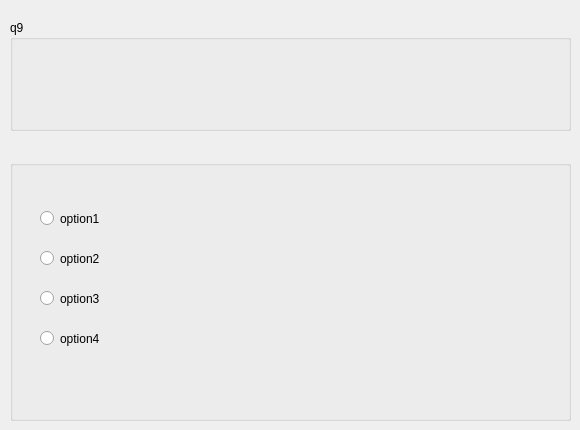
    <widget class="QWidget" name="page_9">
     <widget class="QGroupBox" name="groupBox_16">
      <property name="geometry">
       <rect>
        <x>10</x>
        <y>160</y>
        <width>561</width>
        <height>261</height>
       </rect>
      </property>
      <property name="title">
       <string/>
      </property>
      <widget class="QRadioButton" name="option1_8">
       <property name="geometry">
        <rect>
         <x>30</x>
         <y>50</y>
         <width>82</width>
         <height>17</height>
        </rect>
       </property>
       <property name="text">
        <string>option1</string>
       </property>
      </widget>
      <widget class="QRadioButton" name="option2_8">
       <property name="geometry">
        <rect>
         <x>30</x>
         <y>90</y>
         <width>82</width>
         <height>17</height>
        </rect>
       </property>
       <property name="text">
        <string>option2</string>
       </property>
      </widget>
      <widget class="QRadioButton" name="option3_8">
       <property name="geometry">
        <rect>
         <x>30</x>
         <y>130</y>
         <width>82</width>
         <height>17</height>
        </rect>
       </property>
       <property name="text">
        <string>option3</string>
       </property>
      </widget>
      <widget class="QRadioButton" name="option4_8">
       <property name="geometry">
        <rect>
         <x>30</x>
         <y>170</y>
         <width>82</width>
         <height>17</height>
        </rect>
       </property>
       <property name="text">
        <string>option4</string>
       </property>
      </widget>
      <widget class="QLabel" name="answer1_8">
       <property name="geometry">
        <rect>
         <x>40</x>
         <y>70</y>
         <width>47</width>
         <height>13</height>
        </rect>
       </property>
       <property name="text">
        <string/>
       </property>
      </widget>
      <widget class="QLabel" name="answer2_8">
       <property name="geometry">
        <rect>
         <x>40</x>
         <y>190</y>
         <width>47</width>
         <height>13</height>
        </rect>
       </property>
       <property name="text">
        <string/>
       </property>
      </widget>
      <widget class="QLabel" name="answer3_8">
       <property name="geometry">
        <rect>
         <x>40</x>
         <y>150</y>
         <width>47</width>
         <height>13</height>
        </rect>
       </property>
       <property name="text">
        <string/>
       </property>
      </widget>
      <widget class="QLabel" name="answer4_8">
       <property name="geometry">
        <rect>
         <x>40</x>
         <y>110</y>
         <width>47</width>
         <height>13</height>
        </rect>
       </property>
       <property name="text">
        <string/>
       </property>
      </widget>
     </widget>
     <widget class="QGroupBox" name="groupBox_41">
      <property name="geometry">
       <rect>
        <x>10</x>
        <y>20</y>
        <width>561</width>
        <height>111</height>
       </rect>
      </property>
      <property name="title">
       <string>q9</string>
      </property>
      <widget class="QLabel" name="questionLabel_9">
       <property name="geometry">
        <rect>
         <x>360</x>
         <y>80</y>
         <width>541</width>
         <height>91</height>
        </rect>
       </property>
       <property name="text">
        <string/>
       </property>
      </widget>
      <widget class="QLabel" name="questionLabel_11">
       <property name="geometry">
        <rect>
         <x>20</x>
         <y>10</y>
         <width>541</width>
         <height>91</height>
        </rect>
       </property>
       <property name="text">
        <string/>
       </property>
      </widget>
     </widget>
    </widget>
